Frame 1 (no input): blank canvas, image omitted
Frame 60 (the mouse pressed at the canvas centre just before this capture): blank canvas, image omitted
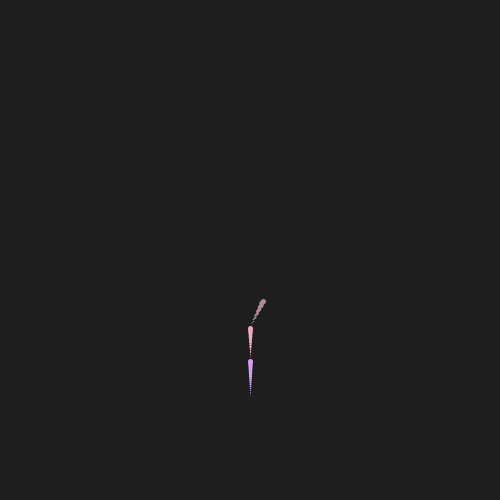
Frame 120 (the mouse held since frame 60 and released just before this capture)

The Processing sketch whose frames 1 and 60 were blank and that drew this single picture after the mouse press (run headless with seeded random() and noise(); from frame 60 on, the mouse is pressed at the canvas centre):

// Processing sketch: growing_fractal_tree
// ── growing_fractal_tree.pde
class Pos{
  Pos(){
    x_=0;
    y_=0;
  }
  Pos(float x, float y){
    x_=x;
    y_=y;
  }
  
  Pos Add(Pos rhs){
    Pos tmp = new Pos(x_, y_);
    tmp.x_ += rhs.x_;
    tmp.y_ += rhs.y_;
    return tmp;
  }

  Pos Sub(Pos rhs){
    Pos tmp = new Pos(x_, y_);
    tmp.x_ -= rhs.x_;
    tmp.y_ -= rhs.y_;
    return tmp;
  }
  
  Pos Div(float rhs){
    Pos tmp = new Pos(x_, y_);
    tmp.x_ /= rhs;
    tmp.y_ /= rhs;
    return tmp;
  }

  Pos Mul(float rhs){
    Pos tmp = new Pos(x_, y_);
    tmp.x_ *= rhs;
    tmp.y_ *= rhs;
    return tmp;
  }

  float x_;
  float y_;
  float weight_;
}

class GrowingLine
{
  GrowingLine(Pos start, Pos end, int max_weight, int split_cnt)
  {
    diff_ = new Pos();
    start_ = start;
    end_ = end;
    max_weight_ = max_weight;
    split_cnt_ = split_cnt;
    r_ = int(random(128,256));
    g_ = int(random(128,256));
    b_ = int(random(128,256));
    
    diff_ = end.Sub(start_);
    diff_ = diff_.Div(split_cnt_);
    diff_.weight_ = (float)max_weight_ / split_cnt_;
    cnt_ = 0;
  }
  
  Pos GetPoint()
  {
    cnt_++;
    Pos data = new Pos();
    data = start_.Add(diff_.Mul(cnt_));
    data.weight_ = diff_.weight_ * cnt_;
    if(cnt_ == split_cnt_)
      cnt_ = 0;
    return data;
  }
  
  private Pos start_;
  private Pos end_;
  private Pos diff_;
  
  private int max_weight_;
  private int r_, g_, b_;
  private int split_cnt_;
  private int cnt_;
}

ArrayList<GrowingLine> line_list = new ArrayList<GrowingLine>();
HashMap<Integer, ArrayList<GrowingLine>> line_map = new HashMap<Integer, ArrayList<GrowingLine>>();

// recursive function to render a fractal tree
//   start_x, start_y: start position of rendering a branch
//   degree: branch degree
//   depth: depth of the recursive function
//   length: rendering length of a branch
void CreateFractalTree(int start_x, int start_y, double degree, int depth, double length)
{
  int end_x = start_x + (int)(Math.cos(degree) * length);
  int end_y = start_y - (int)(Math.sin(degree) * length);

  line_list.add(new GrowingLine(new Pos(start_x, start_y), new Pos(end_x, end_y) ,5, 20));

  if (depth > 0)
  {
    double diff_degree = Math.random() * PI/5;
    double shrink_rate = random(8, 10) / 10.0;
    CreateFractalTree(end_x, end_y, degree - diff_degree, depth-1, length * shrink_rate);
    CreateFractalTree(end_x, end_y, degree + diff_degree, depth-1, length * shrink_rate);
  }
}

void CreateFractalTree2(int start_x, int start_y, double degree, int depth, double length)
{
  int end_x = start_x + (int)(Math.cos(degree) * length);
  int end_y = start_y - (int)(Math.sin(degree) * length);

  if(!line_map.containsKey(depth))
    line_map.put(depth, new ArrayList());
    
  line_map.get(depth).add(new GrowingLine(new Pos(start_x, start_y), new Pos(end_x, end_y) ,5, 20));
  if (depth > 0)
  {
    double diff_degree = Math.random() * PI/5;
    double shrink_rate = random(8, 10) / 10.0;
    CreateFractalTree2(end_x, end_y, degree - diff_degree, depth-1, length * shrink_rate);
    CreateFractalTree2(end_x, end_y, degree + diff_degree, depth-1, length * shrink_rate);
  }
}

void setup() {
  size(500, 500);
  int size_x = 500;
  int size_y = 500;
  
  background(30);
  CreateFractalTree(250, 400, PI/2, 6, 40);
  //CreateFractalTree2(250, 400, PI/2, 8, 40);

}

boolean start = false;
int draw_cnt = 0;
int line_list_i = 0;

int degree_i = 8;
void draw()
{
  if(mousePressed)
    start = true;
  if(!start)
    return;

  draw_cnt++;

  Pos p = line_list.get(line_list_i).GetPoint();
  stroke(line_list.get(line_list_i).r_, line_list.get(line_list_i).g_, line_list.get(line_list_i).b_);
  strokeWeight(p.weight_);  
  point(p.x_, p.y_);

  if(draw_cnt % 20 == 0)
    line_list_i++;

  if(line_list_i == line_list.size())
  {
    draw_cnt = 0;
    line_list_i = 0;
  }
  
  //ArrayList<GrowingLine> line_list = line_map.get(degree_i);
  //Pos p = line_list.get(line_list_i).GetPoint();
  //stroke(line_list.get(line_list_i).r_, line_list.get(line_list_i).g_, line_list.get(line_list_i).b_);
  //strokeWeight(p.weight_);  
  //point(p.x_, p.y_);

  //if(draw_cnt % 20 == 0)
  //  line_list_i++;
  
  //if(line_list_i == line_list.size())
  //{
  //  draw_cnt = 0;
  //  line_list_i = 0;
  //  degree_i--;
  //}
  //if(degree_i < 0)
  //  degree_i = 8;
  
}
